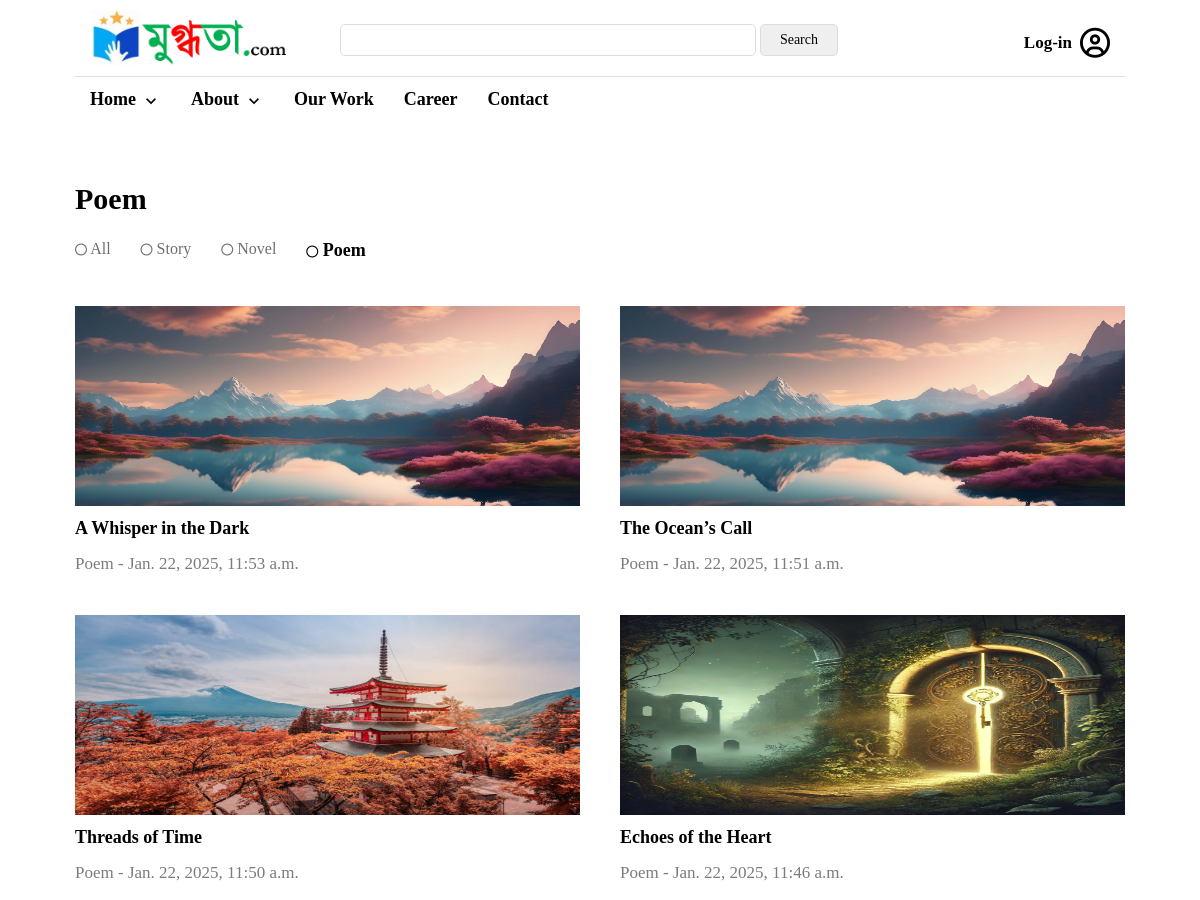
Before: /art-and-literature/category/Poem/ (upper part) with the older database file.
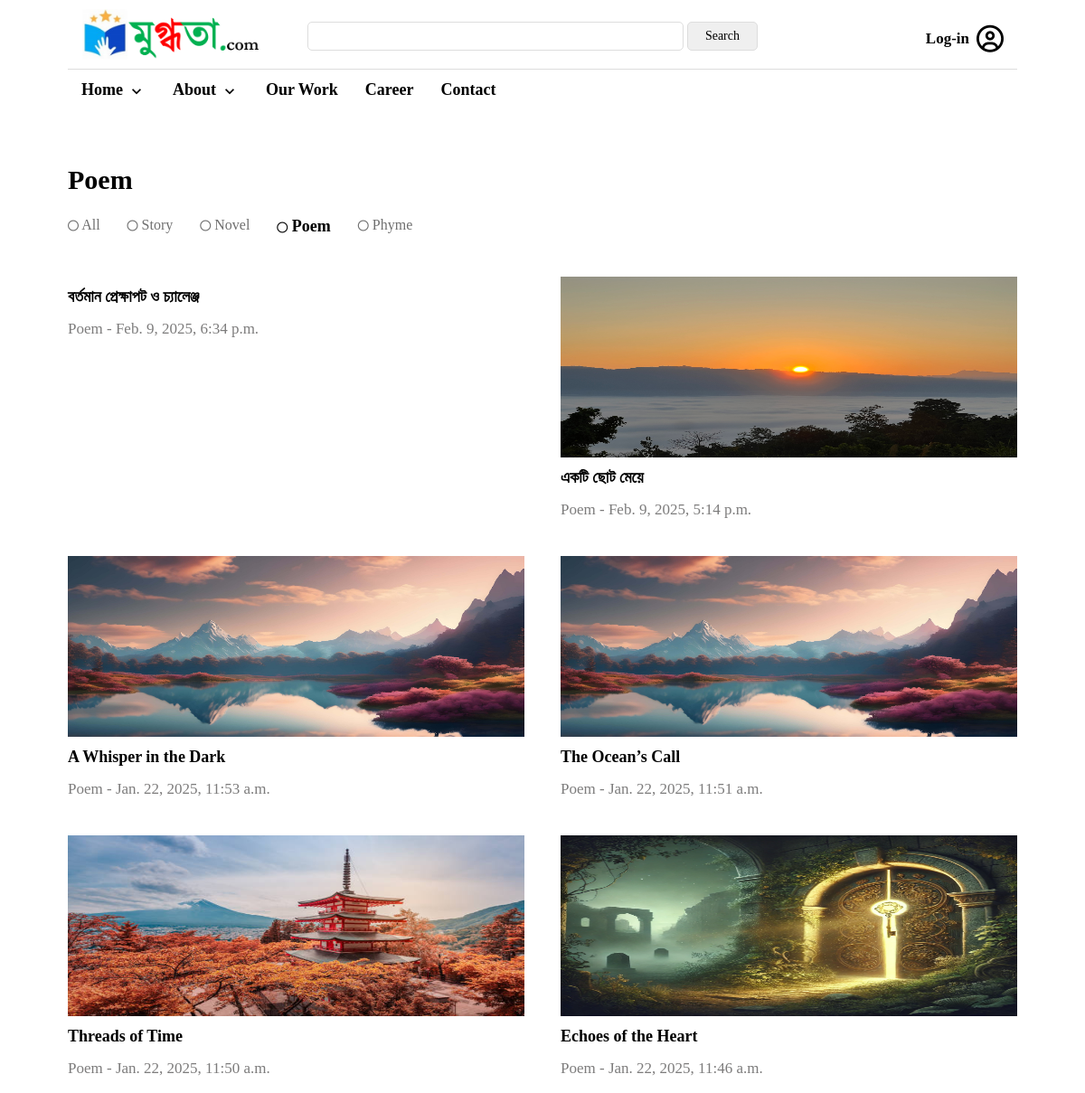
After: the same page with the newer database file.
### ArtAndLiterature/models.py (models this page shows, shortened)
class Category(models.Model):
    name = models.CharField(max_length=255, blank=False)
    image = models.ImageField(upload_to='category_img', blank=True, null=True)
    def __str__(self):
        return self.name

class ArtAndLiterature(models.Model):
    category = models.ForeignKey(Category, on_delete=models.PROTECT, blank=False)
    title = models.CharField(max_length=255, blank=False)
    slug = models.CharField(max_length=255, unique=True, blank=True, null=True)
    author = models.CharField(max_length=255, default="Mugdhota", blank=False)
    content = RichTextUploadingField()
    feature_image = models.ImageField(upload_to='medical_image', blank=True)
    writer = models.ForeignKey(User, on_delete=models.CASCADE, blank=True, null=True)
    approved_by = models.CharField(max_length=255, default="Mugdhota")
    create_at = models.DateTimeField(auto_now_add=True)
    update_at = models.DateTimeField(auto_now=True)
    views = models.IntegerField(default=1)
    status = models.ForeignKey(ContentStatus, on_delete=models.CASCADE, blank=True, null=True, default=1)

### ArtAndLiterature/views.py (the view)
# urls.py: path('category/<str:category>/', views.singlecategory, name='singlecategory'),
def singlecategory(request, category):
    category_obj = get_object_or_404(Category, name=category)
    posts = ArtAndLiterature.objects.filter(category=category_obj).order_by('-create_at')
    all_posts = ArtAndLiterature.objects.all()
    categories = []
    for post in all_posts:
        if post.category not in categories:
            categories.append(post.category)
    context = {
        'category_obj': category_obj,
        'posts': posts,
        'categories': categories,
    }
    return render(request, 'page.html', context)

### templates/page.html (shortened to what this page needs)
{% extends 'main.html' %}
{% load static %}
{% block content %}
    <div class="container_full" style="margin-top: 30px;">
        <div class="container">
            <div class="page_info">
                <div class="page_title">
                    {% if category_obj %}
                    <h2>{{category_obj}}</h2>
                    {% else %}
                    <h2>{{title}}</h2>
                    {% endif %}
                </div>
                <div class="page_info_description">
                    <div class="page_info_cnt_category">
                        <div class="pi_sng_category flex">
                            <a href="{% url 'artandliterature' %}" class="{% if not category_obj %}active_cat{% endif %}">
                                <i class="fa-regular fa-circle"></i> All
                            </a>
                            {% for category in categories %}
                                <a href="{% url 'singlecategory' category.name %}" class="{% if category_obj.name == category.name %}active_cat{% endif %}">
                                    <i class="fa-regular fa-circle"></i> {{category}}
                                </a>
                            {% endfor %}
                        </div>
                    </div>
                </div>
            </div>
            <div class="wrapper_66 left res_width_100 mr_left_-20 mr_right_-20 mr_top_-20 res_no_mar">
                <div class="page_left_section">
                    <div class="page_section">
                        <div class="page_section_cnt">
                            {% for post in posts %}
                            <div class="mugdhota_cnts_left pd_all_20 res_no_pd res_width_100">
                                <div class="mugdhota_cnts_left_section">
                                    <a href="{% url 'single_post' post.slug %}">
                                    <div class="sng_mugdhota_cnts">
                                        <div class="smcl_img">
                                            {% if post.feature_image %}
                                                <img src="{{ post.feature_image.url }}" alt="">
                                            {% endif %}
                                        </div>
                                        <div class="smc_cnt res_width_100">
                                            <h3 style="padding-top: 10px;">{{ post.title }}</h3>
                                            <p style="color:#7d7c7c">{{ post.category.name }} - {{ post.create_at }}</p>
                                        </div>
                                    </div>
                                    </a>
                                </div>
                            </div>
                            {% endfor %}
                        </div>
                    </div>
                </div>
            </div>
        </div>
    </div>
{% endblock content %}

### templates/main.html (shortened to what this page needs)
<!DOCTYPE html>
<html lang="en">
<head>
    {% load static %}
    <link rel="stylesheet" href="{% static 'assets/css/bootstrap.min.css' %}">
    <link rel="stylesheet" href="assets/css/flexslider.css" type="text/css" media="screen">
    <link rel="stylesheet" href="{% static 'style.css' %}">
    <link rel="stylesheet" href="{% static 'cmn-style.css' %}">
    <link rel="stylesheet" href="{% static 'responsive.css' %}">
    <link rel="stylesheet" type="text/css" href="https://cdnjs.cloudflare.com/ajax/libs/slick-carousel/1.8.1/slick.min.css" />
</head>
<body>
    <div class="container_header">
        <div class="container">
            <div id="header">
                <div class="header_section">
                    <div class="mugdhota_web_info_left">
                        <div class="mugdhota_logo">
                            <a href="#"><img src="{% static 'images/mugdhota.PNG' %}" alt=""></a>
                        </div>
                    </div>
                    <div class="mugdhota_web_info_middle desk">
                        <div class="main_search">
                            <input type="search">
                            <button type="submit">Search</button>
                        </div>
                    </div>
                    <div class="mugdhota_web_info_right desk">
                        <div class="user_info flex">
                            {% if request.user.is_authenticated %}
                            <a href="{% url 'profile' request.user.username %}">
                                <h2>{{request.user.name}}</h2>
                                <i class="fa fa-user-circle-o"></i>
                            </a>
                            {% else %}
                            <a href="{% url 'log_in' %}">
                                <span>Log-in</span>
                                <i class="fa fa-user-circle-o"></i>
                            </a>
                            {% endif %}
                        </div>
                    </div>
                </div>
            </div>
        </div>
        <div class="container_nav desk">
            <div class="container">
                <div id="mugdhota_menu_section">
                    <div class="main_manu_section">
                        <nav class="mugdhota_top_nav">
                            <ul>
                                <li class="mugdhota_main_manu_items"><a href="#">Home<i class="material-icons">expand_more</i></a>
                                </li>
                                <li class="mugdhota_main_manu_items"><a href="#">About<i class="material-icons">expand_more</i></a>
                                </li>
                                <li class="mugdhota_main_manu_items"><a href="#">Our Work</a></li>
                                <li class="mugdhota_main_manu_items"><a href="#">Career</a></li>
                                <li class="mugdhota_main_manu_items"><a href="#">Contact</a></li>
                            </ul>
                        </nav>
                    </div>
                </div>
            </div>
        </div>
    </div>
    {% block content %}
    {% endblock content %}
</body>
</html>

### static/style.css (style rules this page uses)
* { margin:0;padding:0 }
ul { margin:0 }
li { list-style:none;padding:0 5px; }
a { text-decoration:none;font-family: 'Kalpurush', 'Bangla', 'Baloo Da 2';color:black; }
h2 { font-size:19px;line-height:1.4;margin:0 0 10px 0;padding:0;color:black;font-weight:bold;font-family: 'Kalpurush', 'Bangla', 'Baloo Da 2';transition:.2s all ease-in-out; }
h3 { font-size:18px;line-height: 1.4;margin:0 0 10px 0;padding:0;color:black;font-weight:bold;font-family: 'Kalpurush', 'Bangla', 'Baloo Da 2';transition:.2s all ease-in-out; }
p { font-size:17px;font-weight:normal;line-height:1.4;color:black;font-family: 'Kalpurush', 'Bangla', 'Baloo Da 2'; }
img { width:100%;height: auto;display:block;text-indent: -9999px !important; }
.left { float:left !important }
body { font-family: SolaimanLipi, Bangla, Baloo Da 2, georgian, Arial, Vrinda, FallbackBengaliFont, Helvetica, sans-serif !important; color: black; }
.container_full { padding:20px 0 30px 0; }
.container { width: 1050px; padding: 0; }
#header { overflow: auto; padding: 10px; border-bottom: 1px solid #ddd; }
.mugdhota_web_info_left { width: 20%; float: left; }
.mugdhota_web_info_middle { width: 60%; float: left; padding: 0 20px; }
.mugdhota_web_info_middle .main_search { padding: 2.5% 0 0 0; width: 90%; margin: 0 auto; }
.mugdhota_web_info_middle .main_search input[type=search] { border: 1px solid #ddd; border-radius: 5px; width: 80%; }
.mugdhota_web_info_middle .main_search button[type=submit] { border: 1px solid #ddd; border-radius: 5px; width: 15%; }
.mugdhota_web_info_right { width: 20%; float: left; }
.mugdhota_web_info_right a { display: inline-flex; }
.mugdhota_web_info_right span { margin: 3px 8px 5px 0; font-size: 17px; font-weight: bold; }
.mugdhota_web_info_right i { margin-right: 5px; font-size: 30px; }
.mugdhota_web_info_right .user_info { padding: 17px 0 0 0; text-align: right; }
.mugdhota_top_nav { display: flex; position: relative; }
.mugdhota_top_nav>ul>li { float: left; position: static; height: 100%; padding: 0; }
.mugdhota_top_nav>ul>li>a { display: flex; font-size: 18px; font-weight: bold; padding: 10px 15px; text-align: center; position: relative; border-bottom: 5px solid #fff; transition: all .3s; -webkit-transition: all .3s linear; }
.material-icons { font-size: 20px; margin-top: 4px; margin-left: 5px; }
.mugdhota_main_manu_items { position: relative; }
.mugdhota_cnts_left { width: 50%; float: left; }
.smcl_img>img { width: 100%; height: 200px; }
.page_info { margin-bottom: 35px; }
.page_title h2 { font-size: 30px; }
.page_left_section { width: 100%; display: inline-block; }
.pi_sng_category a { display: inline-block; padding: 8px 15px; font-size: 16px; }
.pi_sng_category a i { font-size: 12px; }

### static/cmn-style.css (style rules this page uses)
input, button, select, textarea { font-family: 'Kalpurush', 'Bangla', 'Baloo Da 2';font-size: inherit; line-height: inherit; padding: 5px; }
.flex { display: flex; }
.pd_all_20 { padding: 20px; }
.mr_top_-20 { margin-top: -20px; }
.mr_left_-20 { margin-left: -20px; }
.mr_right_-20 { margin-right: -20px; }

Changed rows visible on the page:
now on this page (row unchanged): Category: name "Phyme"
added ArtAndLiterature: title "বর্তমান প্রেক্ষাপট ও চ্যালেঞ্জ", category.name "Poem", create_at "Feb. 9, 2025, 6:34 p.m."
added ArtAndLiterature: feature_image (picture), title "একটি ছোট মেয়ে", category.name "Poem", create_at "Feb. 9, 2025, 5:14 p.m."
